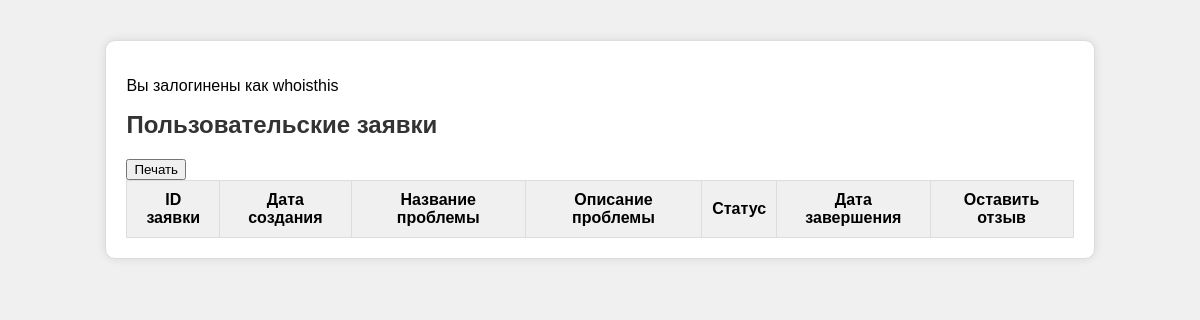
/user_problem/ (signed in), run on an earlier commit of the app's database.
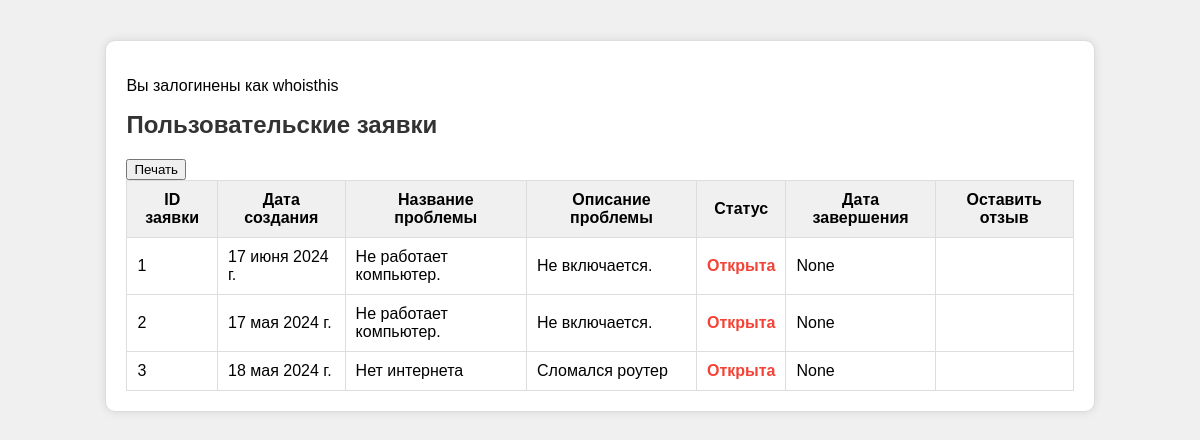
And on a later commit of the database.
### techsupport/models.py (models this page shows, shortened)
class Problem(models.Model):
    user = models.ForeignKey(settings.AUTH_USER_MODEL, on_delete=models.CASCADE, null=True, verbose_name="Пользователь")
    id_request = models.AutoField(primary_key=True, verbose_name="id")
    request_from_date = models.DateField(verbose_name="Дата обращения")
    name_of_problem = models.CharField(max_length=80, verbose_name="Наименование")
    description_of_problem = models.CharField(max_length=256, verbose_name="Описание")
    STATUS_CHOICES = (
        ('Открыта', 'Открыта'),
        ('В работе', 'В работе'),
        ('Выполнена', 'Выполнена'),
        ('Отклонена', 'Отклонена'),
        ('Ожидает', 'Ожидает'),
        ('На доработку', 'На доработку'),
    )
    status = models.CharField(max_length=50, choices=STATUS_CHOICES, default='Открыта', blank=True, verbose_name="Статус")
    date_of_finish = models.DateField(null=True, blank=True, verbose_name="Дата завершения")
    class Meta:
        verbose_name = 'Заявка'
        verbose_name_plural = 'Заявки'

### techsupport/views.py (the view)
# urls.py: path('user_problem/', views.user_problem, name='user_problem'),
@login_required
def user_problem(request):
    user_problem = Problem.objects.filter(user=request.user)
    return render(request, 'user_problem.html', {'user_problem': user_problem})

### techsupport/templates/user_problem.html (shortened to what this page needs)
<!DOCTYPE html>
<html lang="ru">
<head>
</head>
<body>
    <div class="container">
        {% if request.user.is_authenticated %}
            <p>Вы залогинены как {{ request.user.username }}</p>
        {% else %}
            <p>Вы не залогинены</p>
        {% endif %}
        <h1>Пользовательские заявки</h1>
        <button class="btn btn-primary" onclick="printTable()">Печать</button>
	<table class="table" id="myTable">
            <thead>
                <tr>
                    <th onclick="sortTable(0)">ID заявки</th>
                    <th onclick="sortTable(1)">Дата создания</th>
                    <th onclick="sortTable(2)">Название проблемы</th>
                    <th onclick="sortTable(3)">Описание проблемы</th>
                    <th onclick="sortTable(4)">Статус</th>
                    <th onclick="sortTable(5)">Дата завершения</th>
					<th>Оставить отзыв</th>
                </tr>
            </thead>
            <tbody>
                {% for problem in user_problem %}
                    <tr>
                        <td>{{ problem.id_request }}</td>
                        <td>{{ problem.request_from_date }}</td>
                        <td>{{ problem.name_of_problem }}</td>
                        <td>{{ problem.description_of_problem }}</td>
                        <td><span class="status {% if problem.status == 'Open' %}open{% else %}closed{% endif %}">{{ problem.status }}</span></td>
                        <td>{{ problem.date_of_finish }}</td>
						{% if problem.status == 'Выполнена' %}
							<td><a href="{% url 'techsupport:feedback_create' problem.id_request %}">Оставить отзыв</a></td>
						{% else %}
							<td></td>
						{% endif %}
                    </tr>
                {% endfor %}
            </tbody>
        </table>
    </div>
</body>
</html>

What changed in the data, as far as the page shows it:
added Problem: id_request "1", request_from_date "17 июня 2024 г.", name_of_problem "Не работает компьютер.", description_of_problem "Не включается.", status "Открыта", date_of_finish "None"
added Problem: id_request "2", request_from_date "17 мая 2024 г.", name_of_problem "Не работает компьютер.", description_of_problem "Не включается.", status "Открыта", date_of_finish "None"
added Problem: id_request "3", request_from_date "18 мая 2024 г.", name_of_problem "Нет интернета", description_of_problem "Сломался роутер", status "Открыта", date_of_finish "None"
